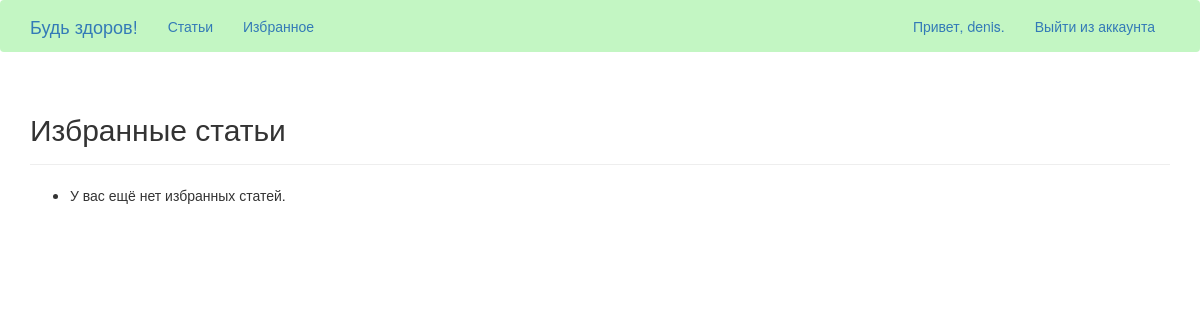
Before: /favourites/ (signed in) with the older database file.
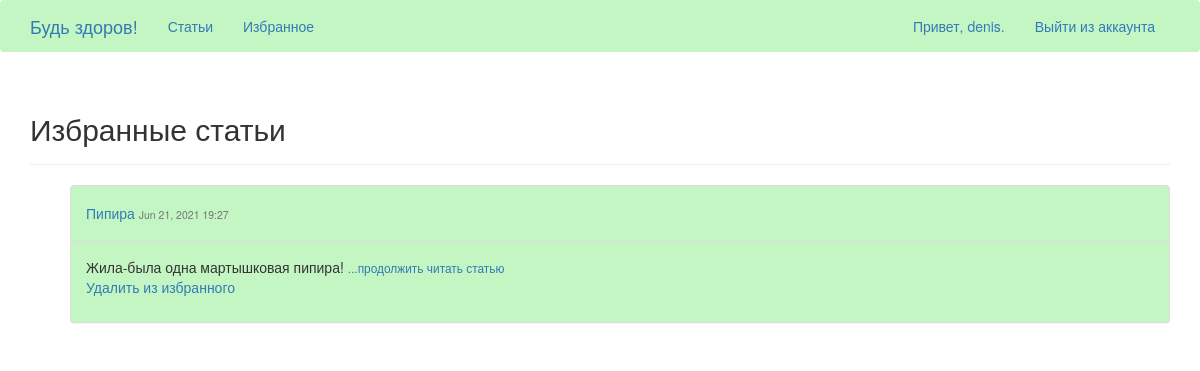
After: the same page with the newer database file.
### learning_logs/models.py (models this page shows, shortened)
class Entry(models.Model):
    topic = models.ForeignKey(Topic, on_delete=models.CASCADE)
    title = models.CharField(max_length=50)
    text = models.TextField()
    date_added = models.DateTimeField(auto_now_add=True)
    like = models.ManyToManyField(User, blank=True)
    class Meta:
        verbose_name_plural = 'entries'

### learning_logs/views.py (the view)
# urls.py: url(r'^favourites/$', views.favourites, name='favourites'),
def favourites(request):
    favourites = Entry.objects.filter(like=request.user)
    read_more = '...продолжить читать статью'
    for fav in favourites:
        if len(fav.text) > 50:
            fav.text = fav.text[:50]
    context = {'favourites': favourites,  'read_more':read_more}
    return render(request, 'learning_logs/favourites.html', context)

### learning_logs/templates/learning_logs/favourites.html
{% extends "learning_logs/base.html" %}
{% block header %}
  <h2>Избранные статьи</h2>
{% endblock header %}
{% block content %}
  <ul>
    {% for fav in favourites %}
    <div class="panel panel-default" style="background-color: #c3f6c3">
    <div class="panel-heading" style="background-color: #c3f6c3">
      <h5>
      <a href="{% url 'entry' fav.id %}"> {{fav.title}}</a>
      <small>
        {{ fav.date_added|date:'M d, Y H:i' }}
      </small>
      </h5>
      </div>
      <div class="panel-body">
        {{ fav.text }}
        <small>
        <a href="{% url 'entry' fav.id %}">{{ read_more }}</a>
        </small>
        <p>
           <a href="{% url 'remove_from_fav' fav.id %}"> Удалить из избранного</a>
        </p>
      </div>
      </div>
    {% empty %}
      <li>У вас ещё нет избранных статей.</li>
    {% endfor %}
  </ul>
{% endblock content %}

Changed rows visible on the page:
added Entry: title "Пипира", date_added "Jun 21, 2021 19:27", text "Жила-была одна мартышковая пипира!", read_more "...продолжить читать статью"
Other visible differences:
text no longer shown: "У вас ещё нет избранных статей."
